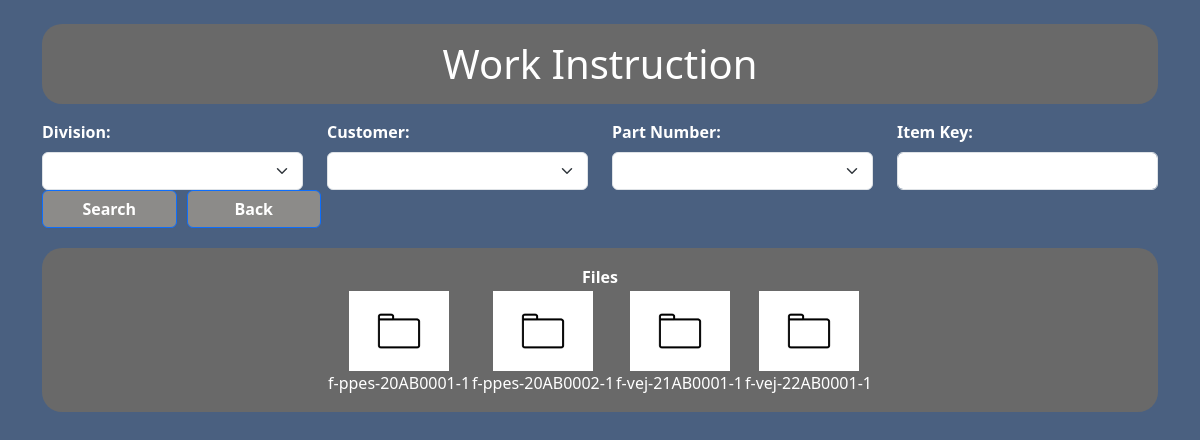
Before: /fm.php?page=wi with the older database file.
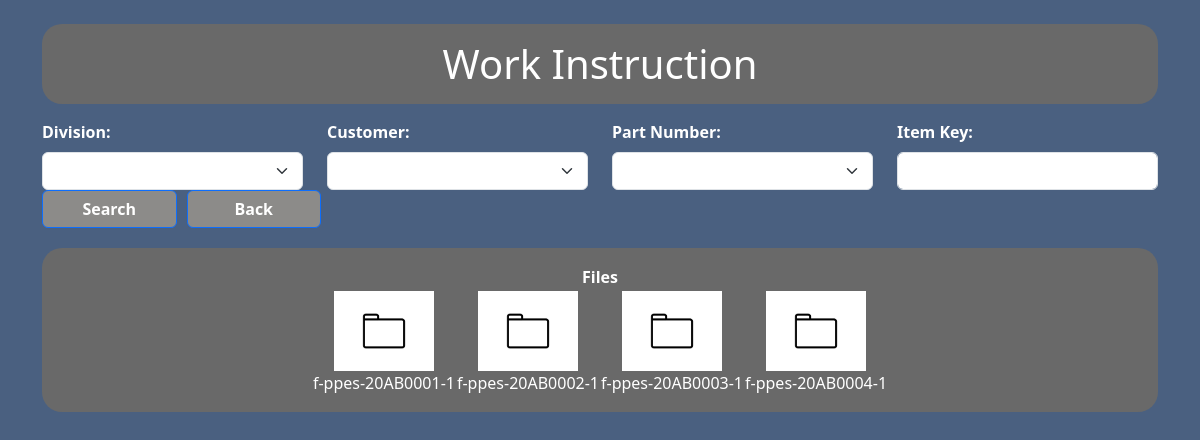
After: the same page with the newer database file.
### tables this page shows
CREATE TABLE `files` (
  `division` varchar(255) NOT NULL,
  `customer` varchar(255) NOT NULL,
  `partNo` varchar(255) NOT NULL,
  `itemKey` varchar(255) NOT NULL,
  `lineNo` varchar(255) NOT NULL,
  `lineLeader` varchar(255) NOT NULL,
  `fileName` varchar(255) NOT NULL,
  `filetype` varchar(255) NOT NULL
);

### fm.php (the view, shortened to what this page needs)
<?php
include("connecto.php");
?>
<!DOCTYPE html>
<html lang="en">
<head>
    <link href="https://cdn.jsdelivr.net/npm/bootstrap@5.3.0/dist/css/bootstrap.min.css" rel="stylesheet">
</head>
<body class="container mt-4">
    <?php
    $page=$_GET['page'];
    $name="";
    if($page==="wi"){
        $name="Work Instruction";
    }else if($page==="cp"){
        $name="Control Plan";
    }else if($page==="fic"){
        $name="Final Inspection Checkpoints";
    }else if($page==="ps"){
        $name="Product Specifications";
    }else if($page==="md"){
        $name="Material Details";
    }else if($page==="diaor"){
        $name="Daily Individual Aggregate(?) Output Report";
    }else if($page==="dmc"){
        $name="Daily Maintenance Sheet";
    }else if($page==="par"){
        $name="Product Assembly Record";
    }else if($page==="dcior"){
        $name="Daily Crimping Inspection Output Report";
    }
    echo "<h1 class=\"mb-3 text-center py-3\" style=\"background-color: rgb(105, 105, 105); border-radius: 20px; margin-top: 20px;\">".$name."</h1>";
    ?>
    <div class="row mb-3">
        <form id="fomm" method="post">
        <div class="row">
            <div class="col">
            <label for="divisionSelect" class="form-label" style= "font-weight: bold;">Division:</label>
            <?php
            $q=array();
            $q1="";
            $q2="";
            $q3="";
            $q4="";
            ?>
            <select name='division' id='divisionSelect' class='form-select'><option></option>
            <?php
            $sql="SELECT divisionName FROM division";
            $result=mysqli_query($conn,$sql);
            while($row=mysqli_fetch_assoc($result)){
                if($q1==$row['divisionName']){
                    echo "<option value='" . $row['divisionName'] . "' selected >" . $row['divisionName'] . "</option>";
                }else{
                    echo "<option value='" . $row['divisionName'] . "'>" . $row['divisionName'] . "</option>";
                }
            }
            echo "</select>";
            ?>
        </div>
        <div class="col">
            <label for="customerSelect" class="form-label" style= "font-weight: bold;">Customer:</label>
            <?php
            echo "<select name='customer' id='customerSelect' class='form-select'><option></option>";
            $sql="SELECT customerName FROM customer";
            $result=mysqli_query($conn,$sql);
            while($row=mysqli_fetch_assoc($result)){
                if($q2==$row['customerName']){
                    echo "<option value='" . $row['customerName'] . "' selected>" . $row['customerName'] . "</option>";
                }else{
                    echo "<option value='" . $row['customerName'] . "'>" . $row['customerName'] . "</option>";}
            }
            echo "</select>";
            ?>
        </div>
        <div class="col">
            <label for="partNumberSelect" class="form-label" style= "font-weight: bold;">Part Number:</label>
            <?php
            echo "<select name='partNumber' id='partNumberSelect' class='form-select'><option></option>";
            $sql="SELECT partNo FROM parts";
            $result=mysqli_query($conn,$sql);
            while($row=mysqli_fetch_assoc($result)){
                if($q3==$row['partNo']){
                    echo "<option value='" . $row['partNo'] . "' selected >" . $row['partNo'] . "</option>";
                }else{
                    echo "<option value='" . $row['partNo'] . "'>" . $row['partNo'] . "</option>";}
            }
            echo "</select>";
            ?>
        </div>
        <div class="col">
            <label for="itemKey" class="form-label" style= "font-weight: bold;">Item Key:</label>
            <?php
            if($q4!=""){
                echo "<input id='itemKey' name='itemKey' class='form-control' value='$q4'>";
            }else{
                echo "<input id='itemKey' name='itemKey' class='form-control'>";
            }
            ?>
        </div>
    </div>
        <div class="col-md-3 d-flex justify-content-center">
            <button name="submit" class="btn btn-primary w-100" style= "font-weight: bold; background-color: rgb(140, 139, 137);">Search</button>
            <button type="button" class="btn btn-primary w-100" style="margin-left: 10px; font-weight: bold; background-color: rgb(140, 139, 137);" onclick="redirectHub()">Back</button>
            </div>
        </div>
    <div>
    <?php
if(isset($_POST['submit'])){
    $find="";
    $empy=1;
    if($_POST['division'] != ""){
        $find.="WHERE division='".$_POST['division']."'";
        $empy=0;
    }
    if($_POST['customer'] != "" && $find==""){
        $find.="WHERE customer='".$_POST['customer']."'";
        $empy=0;
    }else if($_POST['customer'] != ""){
        $find.=" AND customer='".$_POST['customer']."'";
        $empy=0;
    }
    if($_POST['partNumber'] != ""  && $find==""){
        $find.="WHERE partNo='".$_POST['partNumber']."'";
        $empy=0;
    }else if($_POST['partNumber'] != ""){
        $find.=" AND partNo='".$_POST['partNumber']."'";
        $empy=0;
    }
    if($_POST['itemKey']!="" && $find==""){
        $find.="WHERE itemKey LIKE '%".$_POST['itemKey']."%'";
        $empy=0;
    }else if($_POST['itemKey']!=""){
        $find.=" AND itemKey LIKE '%".$_POST['itemKey']."%'";
        $empy=0;
    }
    $q[0]=$_POST['division'];
    $q[1]=$_POST['customer'];
    $q[2]=$_POST['partNumber'];
    $q[3]=$_POST['itemKey'];
    $filterQ="WHERE fileType='$page'";
    if($empy==0){
        $filterQ="AND fileType='$page'";
    }
    $sql="SELECT * FROM files $find $filterQ";
    $result=mysqli_query($conn,$sql);
    if($result){
        $noRows=mysqli_num_rows($result);
        if($noRows>=1){
            echo "<div class=\"mb-3 text-center py-3\" style=\"background-color: rgb(105, 105, 105); border-radius: 20px; margin-top: 20px;\">";
            echo "<table class='text-center mx-auto w-auto' style='background-color: rgb(105, 105, 105)'>";
        echo "<thead><tr><th colspan=".$noRows.">Files</th></tr></thead>";
        echo "<tbody>";
        echo "<tr>";
        echo "</div>";
        while($row = mysqli_fetch_array($result)){
            echo "<td><img width='100px' style='margin: auto;' src="."'crap.jpg'"." onclick=\"showFile('".$row['fileName']."-".$page."')\" /><br>
            ".$row['fileName']."
            </td>";
        }
        echo "</tr>";
        echo "</tbody>";
        echo "</table>";
        }else{
            echo "<p class=\"mb-3 text-center py-3\" style=\"background-color: rgb(105, 105, 105); border-radius: 20px; margin-top: 20px;\">No results found.</p>";
        }
    }else{
        echo "<p class=\"mb-3 text-center py-3\" style=\"background-color: rgb(105, 105, 105); border-radius: 20px; margin-top: 20px;\">No results found.</p>";
    }
} else {
    $sql="SELECT * FROM files WHERE fileType='$page'";
    $result=mysqli_query($conn,$sql);
    if($result){
        if($result){
            $noRows=mysqli_num_rows($result);
            if($noRows>=1){
                echo "<div class=\"mb-3 text-center py-3\" style=\"background-color: rgb(105, 105, 105); border-radius: 20px; margin-top: 20px;\">";
                echo "<table class='text-center mx-auto w-auto' style='background-color: rgb(105, 105, 105)'>";
            echo "<thead><tr><th colspan=".$noRows.">Files</th></tr></thead>";
            echo "<tbody>";
            echo "<tr>";
            echo "</div>";
            while($row = mysqli_fetch_array($result)){
                echo "<td><img width='100px' style='margin: auto;' src="."'crap.jpg'"." onclick=\"showFile('".$row['fileName']."-".$page."')\" /><br>
                ".$row['fileName']."
                </td>";
            }
            }else{
                echo "<p class=\"mb-3 text-center py-3\" style=\"background-color: rgb(105, 105, 105); border-radius: 20px; margin-top: 20px;\">No results found.</p>";
            }
        }else{
            echo "<p class=\"mb-3 text-center py-3\" style=\"background-color: rgb(105, 105, 105); border-radius: 20px; margin-top: 20px;\">No results found.</p>";
        }
    }
}
?>
</div>
</body>
</html>

### fm.php (style rules this page uses)
body { background-color: rgb(74, 96, 128); color: white; }

Changed rows visible on the page:
removed files: fileName "f-vej-21AB0001-1"
removed files: fileName "f-vej-22AB0001-1"
now on this page (row edited): files: fileName "f-ppes-20AB0003-1"
now on this page (row edited): files: fileName "f-ppes-20AB0004-1"
